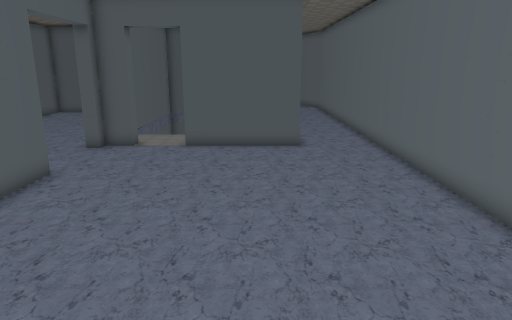
[1] (above)

20 first-person views from a walk through a Godot game level. The camera is 1.5 m above the floor, tilts 14° down and sees 70° across. Doors that lead somewhere are drawn open, without their leaves. The floor is counted in squares, 0.43 m on a side. Each view is taken from the middle of a square. On the plan, view 1 faces up. The plan holds only what a view shows up to about 20 squares ahead; the rest is blank. The place goes on beyond the plan. Some surface patterns are stand-ins.

[2]
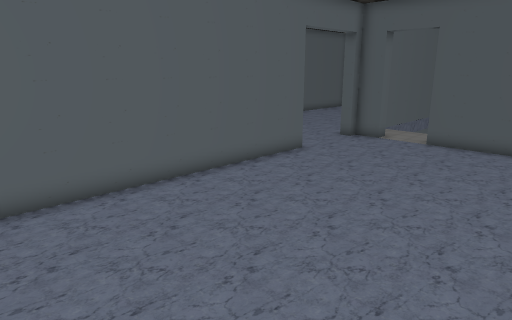

[3]
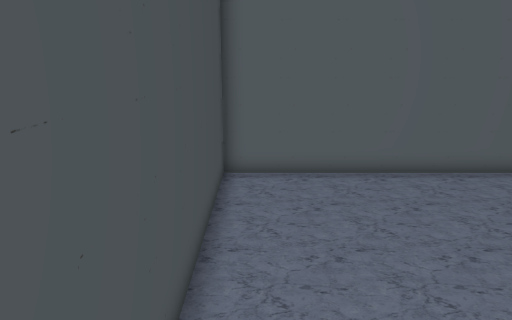

[4]
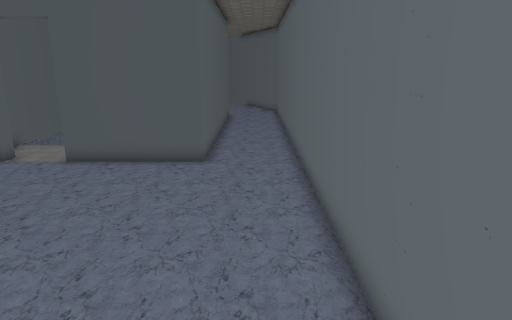

[5]
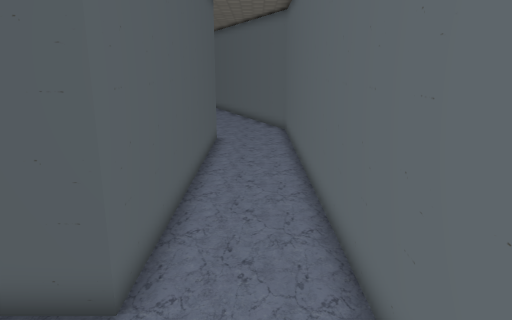

[6]
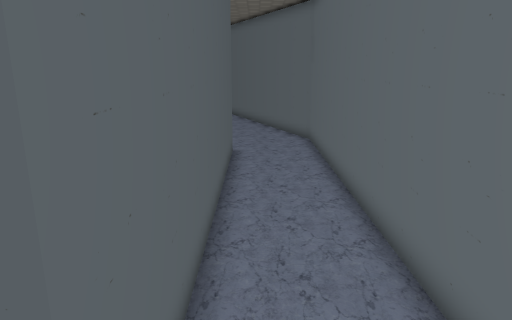

[7]
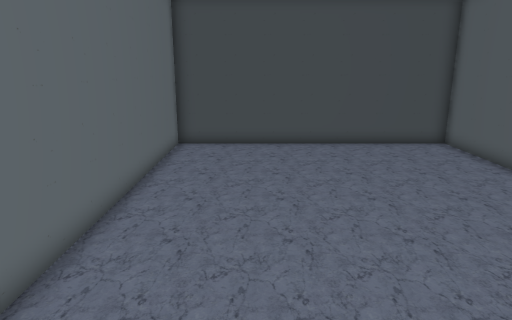

[8]
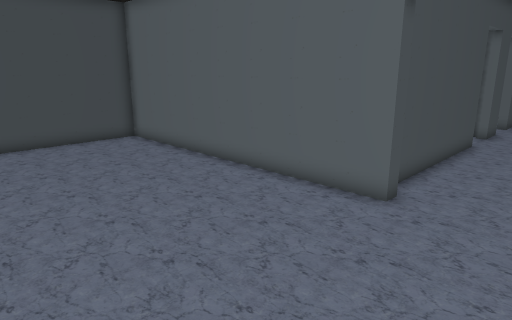

[9]
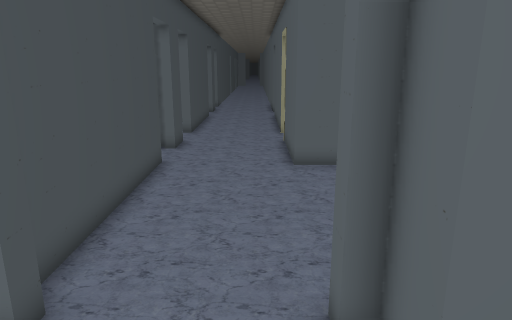

[10]
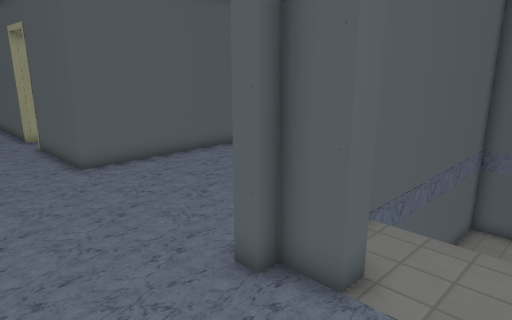

[11]
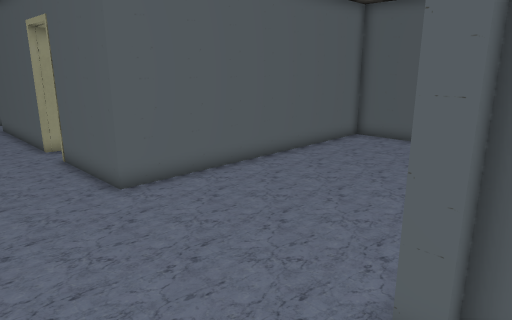

[12]
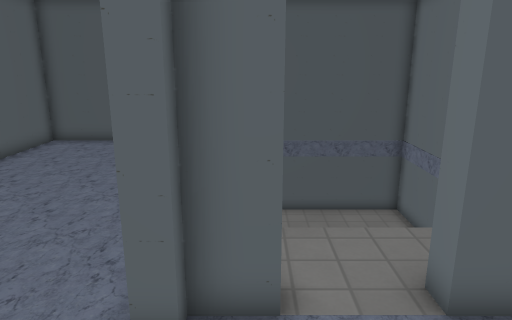

[13]
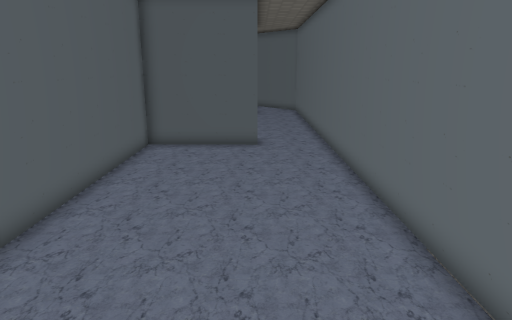

[14]
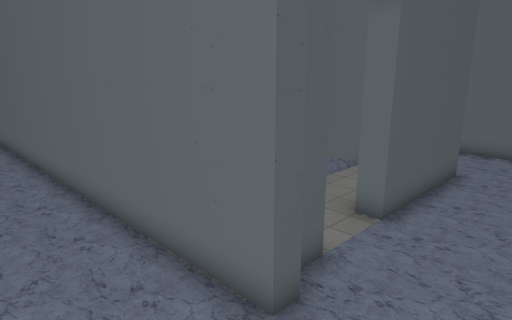

[15]
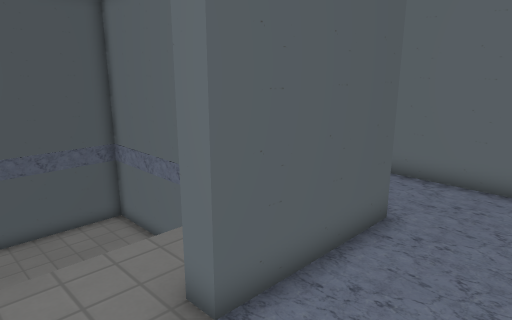

[16]
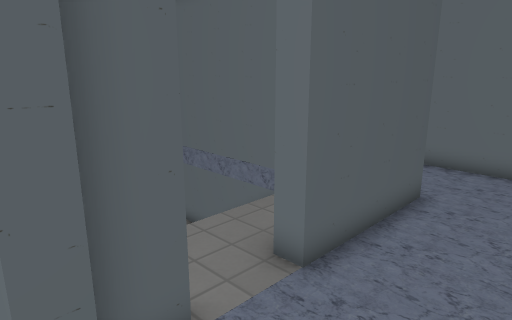

[17]
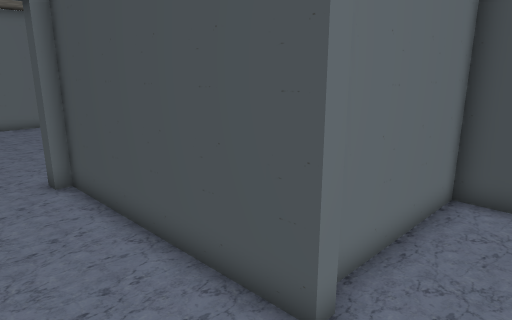

[18]
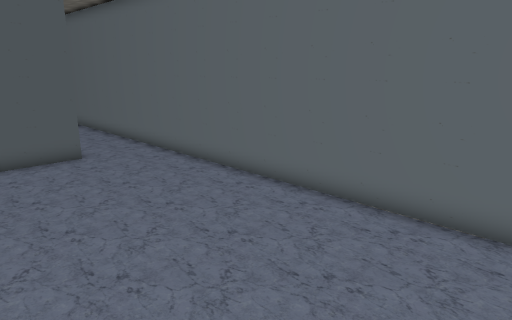

[19]
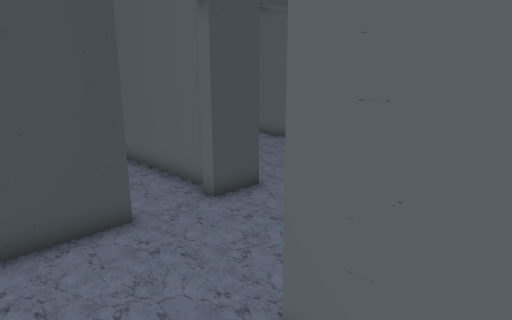

[20]
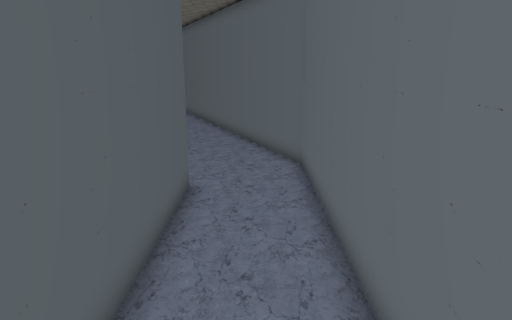

### Floor plan
Points are (right, up) in squares from view 1. A wall is a line through its corners. A room is listed if a view was taken in it or the views show most of it. See-through windows are left out.
Room 1 (views 1, 2, 3, 4, 5, 6, 7, 8, 9, 10, 11, 12, 15, 16, 20)
walls: (-7.6, 12) (-7, 12) (-7, -2.1) (5.7, -2.1) (5.7, 33.2) (5.3, 34.1); (-5.6, 17.4) (-5.6, 16.6) (-7, 16.6) (-7, 16) (-7.6, 16); (-8.6, 11.5) (-7.6, 11.5); (2, 30.6) (2, 16.6) (-3.2, 16.6) (-3.2, 17.4)
ways out: opening at (-7.5, 14) to room 2; opening at (-4.5, 17); opening at (3.5, 32.5)
Room 2 (views 13, 14, 18, 19)
walls: (-7.6, 16) (-7.6, 31.4); (-10.9, 29.8) (-16.1, 29.8) (-16.1, 16.6); (-7.6, 11.5) (-7.6, 12); (-16.6, 11.4) (-8.6, 11.5)
ways out: opening at (-7.5, 14) to room 1; opening at (-16, 13.5) to room 3; opening at (-9.5, 30.5)
Room 3 (view 17)
walls: (-19.4, 10.9) (-19.4, 5.4); (-16.6, 10.9) (-16.6, 11.4); (-20.8, 11.4) (-19, 11.4) (-19, 10.9); (-16.1, 16.6) (-20.9, 16.6); (-17.5, 4.6) (-16.1, 4.6) (-16.1, 10.2)
ways out: opening at (-16, 13.5) to room 2; opening at (-19.5, 13.5)

Where each view was taken, in squares from view 1:
view 1: 0 up, 0 right, facing up
view 2: 1 down, 3 right, facing up-left
view 3: 1 down, 5 right, facing left
view 4: 3 up, 4 right, facing up
view 5: 12 up, 4 right, facing up
view 6: 15 up, 3 right, facing up
view 7: 15 up, 2 right, facing down
view 8: 16 up, 2 right, facing down-left
view 9: 15 up, 3 left, facing left
view 10: 12 up, 3 left, facing up-left
view 11: 12 up, 6 left, facing up-left
view 12: 12 up, 6 left, facing up
view 13: 13 up, 11 left, facing up
view 14: 13 up, 11 left, facing up-right
view 15: 13 up, 6 left, facing up-right
view 16: 13 up, 8 left, facing up-right
view 17: 15 up, 19 left, facing down-right
view 18: 15 up, 16 left, facing up-right
view 19: 19 up, 13 left, facing down-left
view 20: 20 up, 4 right, facing up
